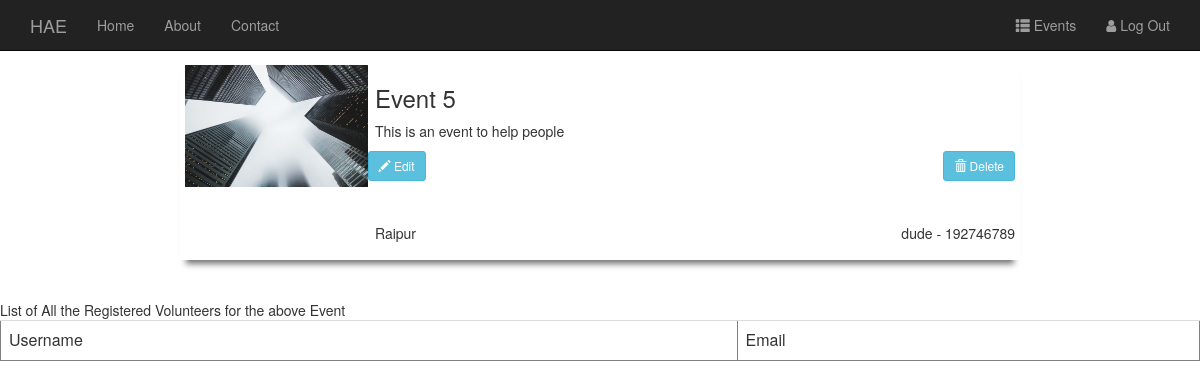
The app's page /ngo/profile/2/ with its own data.
### Ngo/models.py (models this page shows, shortened)
class Event(models.Model):
    user = models.ForeignKey(User, on_delete=models.CASCADE)
    image = models.FileField(upload_to='media/', null=True, blank=True)
    title = models.CharField(max_length=50)
    description = models.TextField(max_length=1000, default='No description')
    place = models.CharField(max_length=50, default='Raipur')
    contact = models.IntegerField(max_length=10)
    users = models.CharField(max_length=1000, blank=True)
    fro = models.DateField(default=date.today, blank=True)
    to = models.DateField(default=date.today, blank=True)

### Ngo/views.py (the view)
# urls.py: url(r'^profile/(?P<event_id>[0-9]+)/$', event_full, name='event-full'),
def event_full(request, event_id):
    template_name = 'event_full.html'
    event = Event.objects.get(id=int(event_id))
    list_users = event.users.split('&')
    list_users = list_users[:-1]
    regd_users = User.objects.filter(id__in=list_users)
    return render(request, template_name, {'regd_users': regd_users,
                                           'event': event})

### Ngo/templates/event_full.html (shortened to what this page needs)
<link rel="stylesheet" href="https://maxcdn.bootstrapcdn.com/bootstrap/3.3.7/css/bootstrap.min.css">
<nav class="navbar navbar-inverse navbar-fixed-top">
  <div class="container">
    <div class="navbar-header">
      <a class="navbar-brand" href="">HAE</a>
    </div>
    <div class="collapse navbar-collapse" id="bs-example-navbar-collapse-1">
      <ul class="nav navbar-nav">
        <li class=""><a href="{% url 'home' %}">Home</a></li>
        <li><a href="">About</a></li>
        <li><a href="">Contact</a></li>
        </ul>
      <ul class="nav navbar-nav navbar-right">
          <li><a href="{% url 'Ngo:ngopro' %}"><i class="glyphicon glyphicon-th-list" aria-hidden="true"></i>
        Events</a></li>
          <li><a href="{% url 'logout' %}"><i class="fa fa-user" aria-hidden="true"></i>
        Log Out</a></li>
      </ul>
    </div>
  </div>
</nav>
<div class="box effect1">
    <div class="img">
        <img src="{{ event.image.url }}" alt="oh no" class="img-responsive">
    </div>
    <h3 style="padding-left: 190px">{{ event.title }}</h3>
    <p style="padding-left: 190px">{{ event.description }}</p>
    <a href="{% url 'Ngo:event-update' event.id %}" class="btn btn-info btn-sm">
          <span class="glyphicon glyphicon-pencil"></span> Edit
    </a>
    <a id="oh" href="{% url 'Ngo:event-delete' event.id %}" class="btn btn-info btn-sm">
          <span class="glyphicon glyphicon-trash"></span> Delete
    </a>
    <div class="bottom" style="padding-left: 190px">
     <h5 style="float: left">{{ event.place }}</h5>
    <h5 style="float: right">{{ event.user }} - {{ event.contact }}</h5>
    </div>
</div>
List of All the Registered Volunteers for the above Event
<link rel="stylesheet" href="https://maxcdn.bootstrapcdn.com/bootstrap/3.3.7/css/bootstrap.min.css">
<link rel="stylesheet" href="http://maxcdn.bootstrapcdn.com/font-awesome/4.4.0/css/font-awesome.min.css">
<table border="1" class="table">
		<tr>
			<td scope="col">Username</td>
			<td scope="col">Email</td>
		</tr>
</table>

### Ngo/templates/event_full.html (style rules this page uses)
.box { width:70%; height:200px; background:#FFF; margin:40px auto; padding: 5px; }
.effect1 { -webkit-box-shadow: 0 10px 6px -6px #777; -moz-box-shadow: 0 10px 6px -6px #777; box-shadow: 0 10px 6px -6px #777; }
.img { width: 55%; size: 80px; }
img { float: left; width: 40%; }
.bottom { padding-top: 35px; }
#oh { float: right; }

### records on screen
Event: image (picture), title "Event 5", description "This is an event to help people", place "Raipur", user "dude", contact "192746789"
